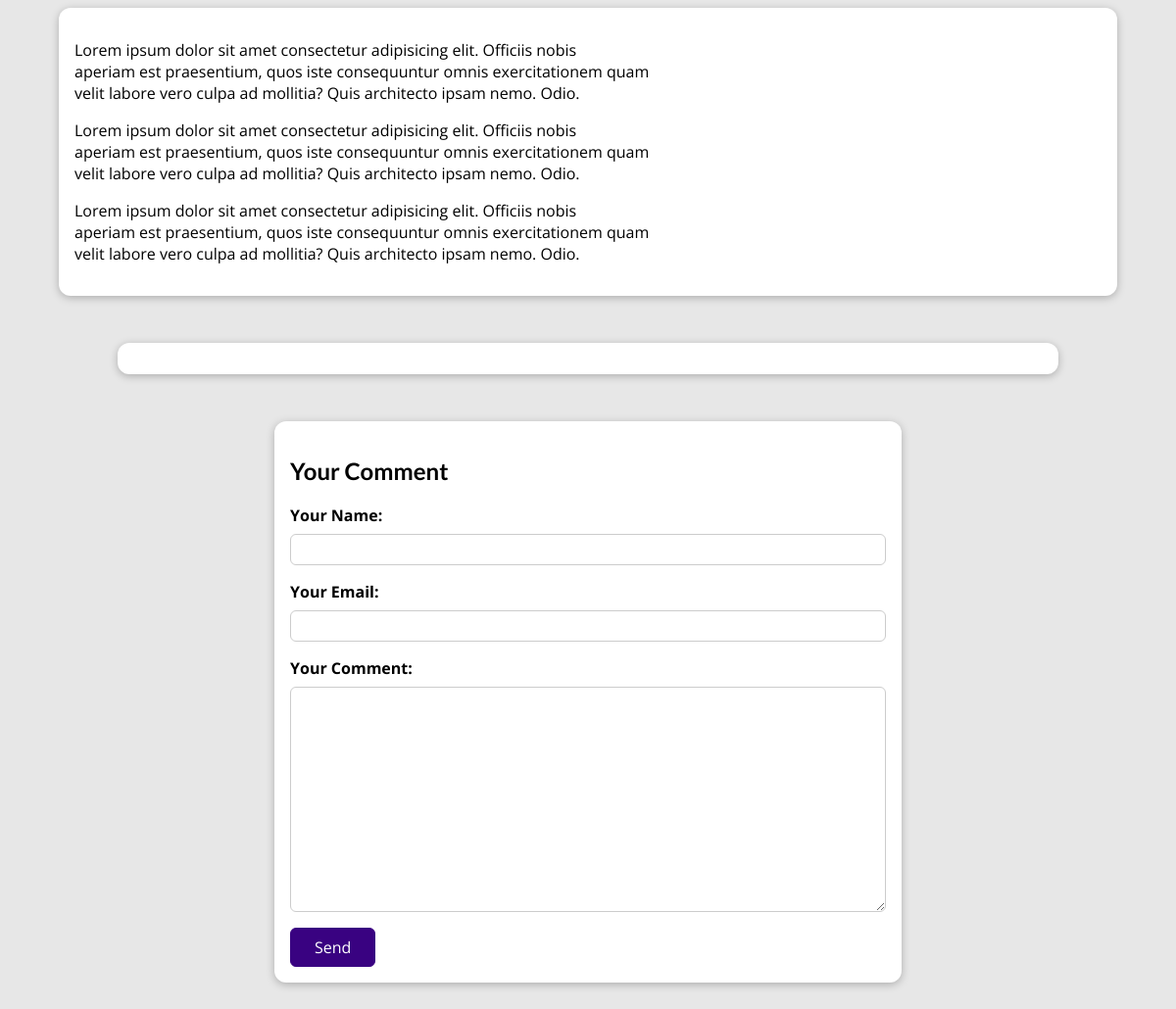
Page /posts/hike-in-the-mountains (lower part) on the earlier database version.
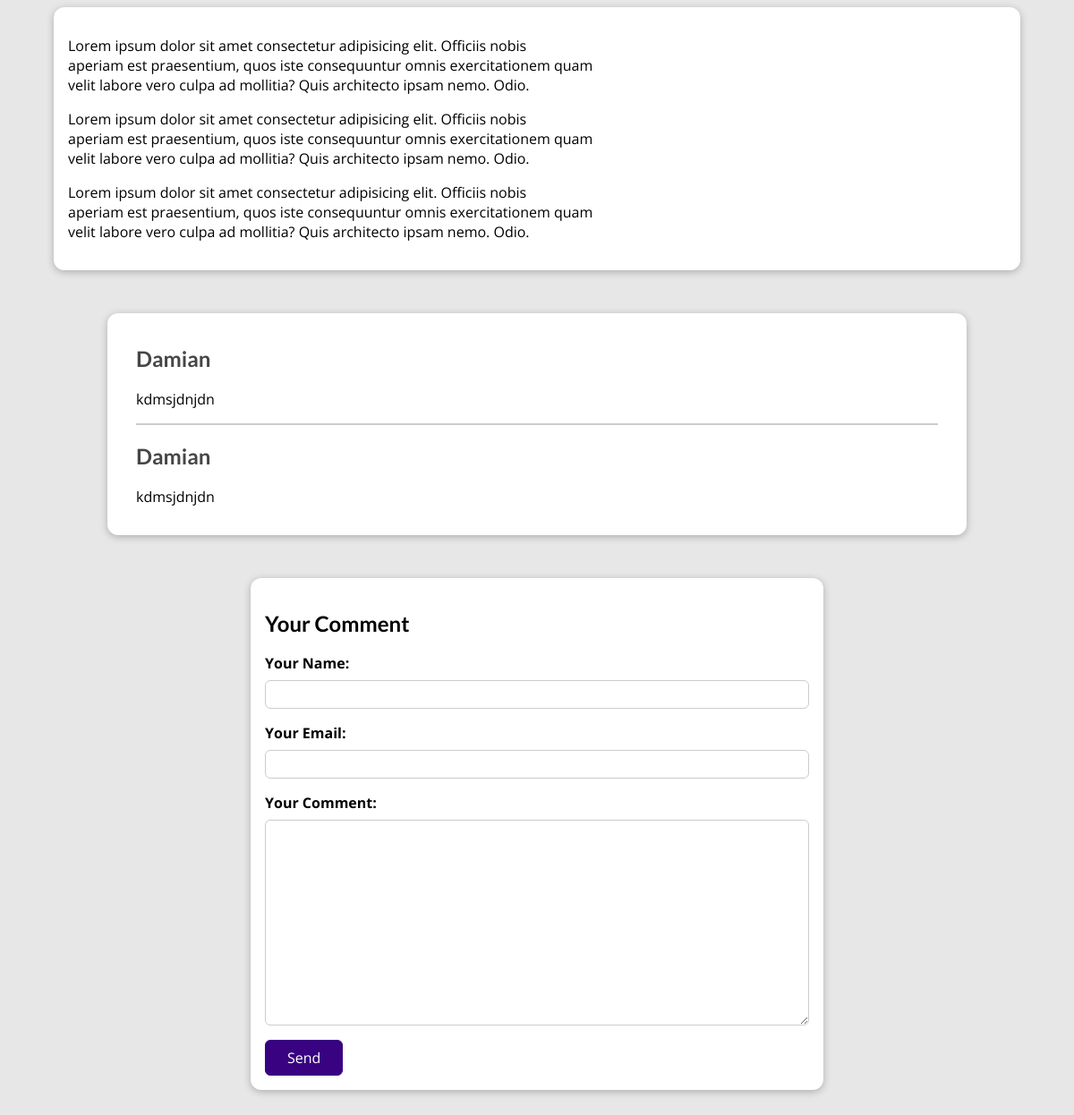
Same page on the later database version.
### blog/models.py (models this page shows, shortened)
class Comments(models.Model):
    user_name = models.CharField(max_length=50)
    user_email = models.EmailField(max_length=254)
    comment_imput = models.TextField()
    post = models.ForeignKey(Post, on_delete=models.CASCADE, related_name='comments')

### blog/views.py (the view, shortened to what this page needs)
# urls.py: path('posts/<slug>', views.PostDetail.as_view(),
class PostDetail(View):
    def is_stored_posts(self, request, post_id):
        stored_posts = request.session.get('stored-post')
        if stored_posts is not None:
            is_saved_for_later = post_id in stored_posts
        else:
            is_saved_for_later = False
        return is_saved_for_later
    def get(self, requests, slug):
        post = Post.objects.get(slug=slug)
        context = {
            'post': post,
            'post_tags': post.tag.all(),
            'comment_form' : CommentForm(),
            'comments' : post.comments.all().order_by('-id'),
            'saved_for_later' : self.is_stored_posts(requests, post.id)
        }
        return render(requests, 'blog/post-detail.html', context)

### blog/forms.py
class CommentForm(forms.ModelForm):
    class Meta():
        model = Comments
        exclude = ['post']
        labels = {
            'user_name': 'Your Name',
            'user_email': 'Your Email',
            'comment_imput': 'Your Comment'
        }

### blog/models.py (called while the page is built)
    def __str__(self) -> str:
        return f"{self.first_name} {self.last_name}"

### blog/templates/blog/post-detail.html (shortened to what this page needs)
{% extends 'base.html' %}
{% load static %}
{% block css_files %}
<link rel="stylesheet" href="{% static 'blog/post-detail.css' %}">
{% endblock css_files %}
{% block content %}
<main>
    {{ post.content| linebreaks}}
</main>
<section id="comments">
    <ul>
        {% for comment in comments %}
        <li>
            <h2>{{ comment.user_name }}</h2>
            <p>{{ comment.comment_imput }}</p>
        </li>
        {% endfor %}
    </ul>
</section>
<section id="comment-form">
    <h2>Your Comment</h2>
    <form action='{% url 'post-detail-page' post.slug %}' method = "POST">
        {% for form_field in comment_form %}
            <div class="form-control {% if form_field.errors %}invalid{% endif %}">
                {{ form_field.label_tag }}
                {{ form_field }}
            </div>
        {% endfor %}
        <button>Send</button>
    </form>
</section>
{% endblock content %}

Differences in the rows shown:
added Comments: user_name "Damian", comment_imput "kdmsjdnjdn"
added Comments: user_name "Damian", comment_imput "kdmsjdnjdn"
